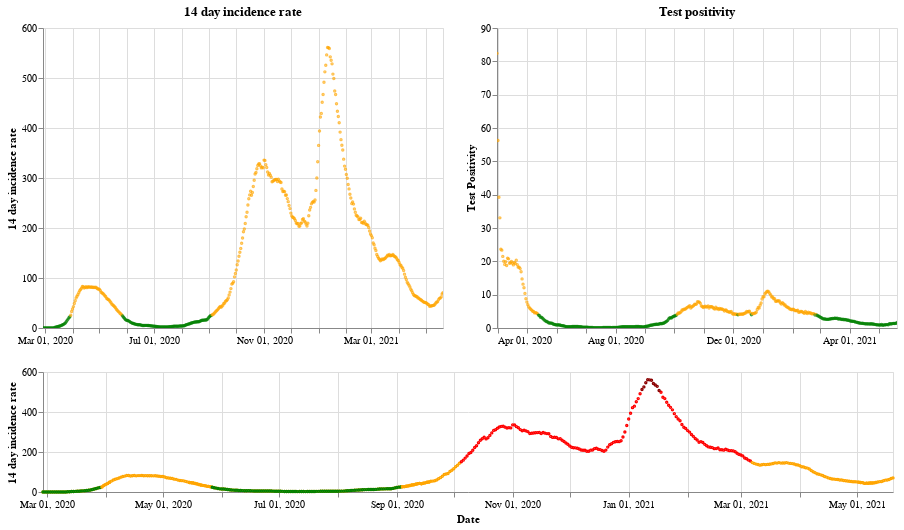

Notebook source saved alongside this figure:
### Markdown cell above
## Scotland

### Code cell
plot_traffic_light('Scotland')

### Figure 1 — Vega-Lite specification as saved in the notebook (floating-point values rounded to 4 significant figures; data arrays with more than 128 entries replaced by an {"elided": "..."} marker saying what was removed)
{"config": {"view": {"continuousWidth": 400, "continuousHeight": 300}}, "vconcat": [{"hconcat": [{"mark": {"type": "point", "size": 2}, "encoding": {"color": {"condition": {"value": "green", "test": "(datum.twoWeeklyCasesRate <= 25)"}, "value": "orange"}, "tooltip": [{"type": "nominal", "field": "areaName"}, {"type": "temporal", "field": "date"}, {"type": "quantitative", "field": "twoWeeklyCasesRate"}, {"type": "quantitative", "field": "testPositivity"}], "x": {"type": "temporal", "axis": {"title": ""}, "field": "date", "scale": {"domain": {"selection": "DateBrush"}}, "timeUnit": "yearmonthdate"}, "y": {"type": "quantitative", "axis": {"title": "14 day incidence rate"}, "field": "twoWeeklyCasesRate"}}, "title": "14 day incidence rate", "width": 400}, {"mark": {"type": "point", "size": 2}, "encoding": {"color": {"condition": {"value": "green", "test": "(datum.testPositivity <= 4)"}, "value": "orange"}, "tooltip": [{"type": "nominal", "field": "areaName"}, {"type": "temporal", "field": "date"}, {"type": "quantitative", "field": "twoWeeklyCasesRate"}, {"type": "quantitative", "field": "testPositivity"}], "x": {"type": "temporal", "axis": {"title": ""}, "field": "date", "scale": {"domain": {"selection": "DateBrush"}}, "timeUnit": "yearmonthdate"}, "y": {"type": "quantitative", "axis": {"title": "Test Positivity"}, "field": "testPositivity"}}, "title": "Test positivity", "width": 400}]}, {"layer": [{"mark": {"type": "point", "size": 2}, "encoding": {"color": {"condition": {"value": "orange", "test": "((50 && datum.twoWeeklyCasesRate) < 150)"}, "value": "red"}, "opacity": {"condition": {"value": 1, "test": "((50 && datum.twoWeeklyCasesRate) < 500)"}, "value": 0}, "tooltip": [{"type": "nominal", "field": "areaName"}, {"type": "temporal", "field": "date"}, {"type": "quantitative", "field": "twoWeeklyCasesRate"}, {"type": "quantitative", "field": "testPositivity"}], "x": {"type": "temporal", "axis": {"title": "Date"}, "field": "date", "timeUnit": "yearmonthdate"}, "y": {"type": "quantitative", "axis": {"title": "14 day incidence rate"}, "field": "twoWeeklyCasesRate"}}, "selection": {"DateBrush": {"type": "interval", "encodings": ["x"], "fields": ["Time"]}}, "width": 850}, {"mark": {"type": "point", "size": 2}, "encoding": {"color": {"value": "darkred"}, "opacity": {"condition": {"value": 1, "test": "(datum.twoWeeklyCasesRate >= 500)"}, "value": 0}, "tooltip": [{"type": "nominal", "field": "areaName"}, {"type": "temporal", "field": "date"}, {"type": "quantitative", "field": "twoWeeklyCasesRate"}, {"type": "quantitative", "field": "testPositivity"}], "x": {"type": "temporal", "axis": {"title": "Date"}, "field": "date", "timeUnit": "yearmonthdate"}, "y": {"type": "quantitative", "axis": {"title": "14 day incidence rate"}, "field": "twoWeeklyCasesRate"}}, "width": 400}, {"mark": {"type": "point", "size": 2}, "encoding": {"color": {"condition": {"value": "green", "test": "((4 && datum.twoWeeklyCasesRate) < 25)"}, "value": "orange"}, "opacity": {"condition": {"value": 1, "test": "(datum.twoWeeklyCasesRate < 50)"}, "value": 0}, "tooltip": [{"type": "nominal", "field": "areaName"}, {"type": "temporal", "field": "date"}, {"type": "quantitative", "field": "twoWeeklyCasesRate"}, {"type": "quantitative", "field": "testPositivity"}], "x": {"type": "temporal", "axis": {"title": "Date"}, "field": "date", "timeUnit": "yearmonthdate"}, "y": {"type": "quantitative", "axis": {"title": "14 day incidence rate"}, "field": "twoWeeklyCasesRate"}}, "width": 400}], "height": 120, "width": 800}], "data": {"name": "data-9968bed88f30c10bf9aef85a290da36d"}, "$schema": "https://vega.github.io/schema/vega-lite/v4.8.1.json", "datasets": {"data-9968bed88f30c10bf9aef85a290da36d": {"elided": "448 records"}}}
